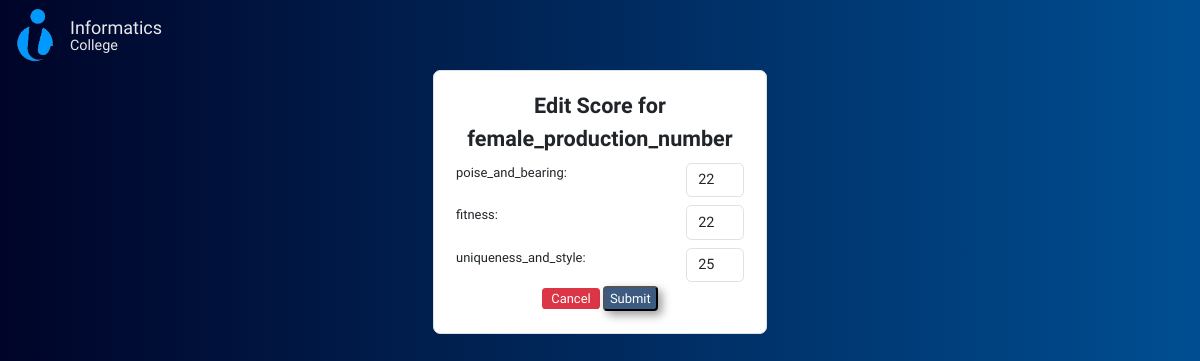
Page /edit-candidate-score.php?id=356&category=female_production_number&sex=female on the committed database.
### tables this page shows
CREATE TABLE `female_production_number` (
  `id` int(11) NOT NULL,
  `female_candidate_id` int(11) DEFAULT NULL,
  `judge_name` varchar(50) NOT NULL,
  `poise_and_bearing` int(11) DEFAULT NULL,
  `fitness` int(11) DEFAULT NULL,
  `uniqueness_and_style` int(11) DEFAULT NULL
);

### classes/database.php (called while the page is built, shortened)
<?php
class database
{
  private $servername = 'localhost';
  private $username = 'root';
  private $password = '';
  private $dbname = 'pageant_db';
  public $mysqli = '';
  public function __construct()
  {
    $this->mysqli = new mysqli($this->servername, $this->username, $this->password, $this->dbname);
  }
  public function select($table, $rows = '*', $where = array(), $operator = 'AND')
  {
    $args = array();
    foreach ($where as $key => $value) {
      if (is_int($value)) {
        $args[] = "$key = $value";
      } else {
        $args[] = "$key = '$value'";
      }
    }
    $sql = "SELECT $rows FROM $table WHERE " . implode(" $operator ", $args);
    return $this->mysqli->query($sql);
  }
}

### edit-candidate-score.php (the view, shortened to what this page needs)
<?php
  include "classes/database.php";
  $admin  = new database();
  $id = $_GET['id'];
  $sex = $_GET['sex'];
  $criteria = $admin->select($_GET['category'], '*', ['id'=>$id]);
?>
<!DOCTYPE html>
<html lang="en">
<head>
    <link rel="stylesheet" href="css/image-slider.css?<?php echo time(); ?>">
    <link rel="stylesheet" href="style.css?<?php echo time(); ?>">
    <link href="https://cdn.jsdelivr.net/npm/bootstrap@5.3.2/dist/css/bootstrap.min.css" rel="stylesheet">
</head>
<body>
    <nav class="top-nav">
        <div class="logo-container">
            <img class="logo" src="images/info logo.png" alt="">
            <div class="logo-text">
                <h5>Informatics</h5>
                <h6>College</h6>
            </div>
        </div>
    </nav>
    <form method="post" class="modal-main-content mx-auto border border-subtle-black p-4 rounded-3" style="width: fit-content;">
        <h4 class="fw-bold">Edit Score for</h4>
        <h4 class="fw-bold"><?php echo $_GET['category']; ?></h4>
        <?php
          while ($row = mysqli_fetch_assoc($criteria)) {
            foreach ($row as $key => $value) {
              if($key == 'id' || $key == "$_GET[sex]_candidate_id" || $key == 'judge_name') {
              } else {
        ?>
        <div class="modal-inputs" style="width: 20rem;">
            <label for=""><?php echo $key ?>:</label>
            <input class="form-control forty" style="width: 4rem;" type="number" name="<?php echo $key; ?>" value="<?php echo $value; ?>" required>
        </div>
        <?php } } } ?>
        <div class="modal-buttons">
            <a class="bg-danger rounded-1 text-decoration-none text-white" style="padding: 3px 9px;" id="cancel" href="summary-<?php echo $sex; ?>.php">Cancel</a>
            <input type="submit" name="submit" value="Submit">
        </div>
    </form >
</body>
</html>

### css/image-slider.css (style rules this page uses)
:root { --Michroma-Font: "Michroma", sans-serif; --BeauRivage-Font: "Beau Rivage", cursive; --White: #ffffff; --Black: #1d1c1b; --NavyBlue: #004e92; --LightBlue: #3498db; --DarkGrey: #555; --DarkBlue: #000428; --SuperDarkBlue: #04144a; }
* { padding: 0; margin: 0; box-sizing: border-box; font-family: var(--Michroma-Font); font-size: .9rem; }
body { background-image: linear-gradient(90deg, #000428, #004E92); min-height: 100vh; display: flex; flex-direction: column; }
.top-nav { display: flex; align-items: center; }
.logo-container { display: flex; flex-direction: row; align-items: center; justify-content: center; width: fit-content; color: rgb(232, 232, 232); }
.logo-text h6 { line-height: 0; }
.logo { width: 70px; }
input[type=number] { -moz-appearance: textfield; }

### style.css (style rules this page uses)
* { padding: 0; margin: 0; box-sizing: border-box; font-family: var(--Michroma-Font); font-size: .9rem; }
:root { --Michroma-Font: "Michroma", sans-serif; --White: #ffffff; --Black: #1d1c1b; --NavyBlue: #004e92; --LightBlue: #3498db; --DarkGrey: #555; }
body { font-family: var(--Michroma-Font); margin: 0; padding: 0; display: flex; max-width: 100vw; background: linear-gradient(90deg, #000428 0%, #004e92 100%); }
.modal-main-content { display: flex; flex-direction: column; align-items: center; justify-content: center; background-color: white; }
.modal-inputs { display: flex; width: 23rem; justify-content: space-between; padding: 4px 0; }
.modal-inputs input { max-width: 17rem; }
.modal-buttons input { text-decoration: none; background-color: #3D5A80; padding: 1px 5px; border-radius: 4px; color: white; box-shadow: 4px 4px 10px 0px rgba(0, 0, 0, 0.4); }
input[type="number"] { -moz-appearance: textfield; }
a { user-select: none; }

### rows in the picture
female_production_number: key "poise_and_bearing", poise_and_bearing "22", key "fitness", fitness "22", key "uniqueness_and_style", uniqueness_and_style "25"

### other values in the picture
$_GET['category'] "female_production_number"
